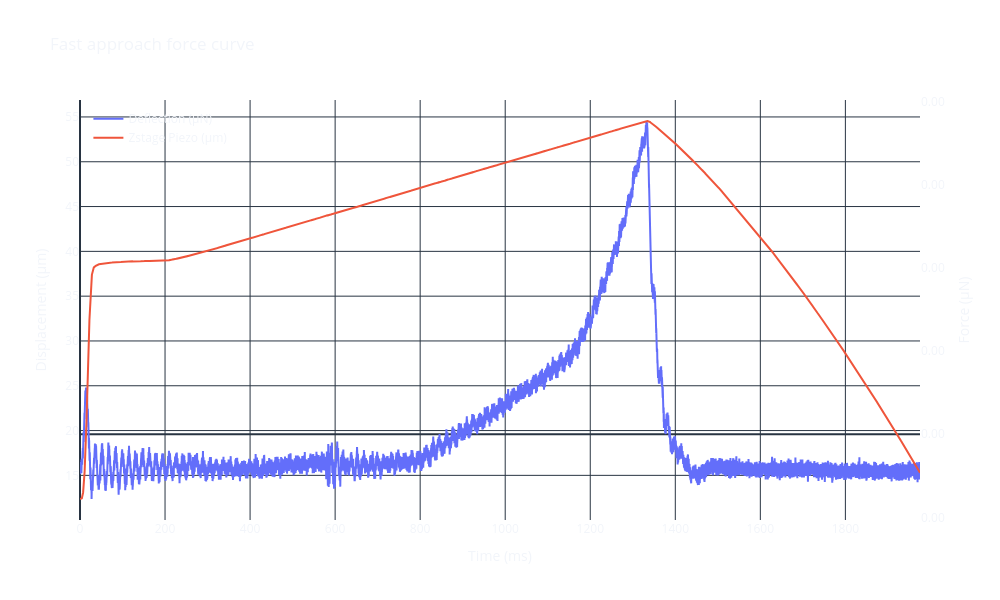

This figure's notebook cell:
### Code cell
import plotly.graph_objects as go
import plotly.io as pio

pio.templates.default = 'plotly_dark'  # or try 'ggplot2', 'seaborn', etc.
print(pio.templates)

fig = go.Figure()

# Plot deflection vs time
fig.add_trace(go.Scatter(
    x=time_s,
    y=deflection_zero_uN,
    mode='lines',
    name='Deflection (µN)',
    yaxis='y1'  # Link to the first y-axis
))

# Plot piezo vs time
fig.add_trace(go.Scatter(
    x=time_s,
    y=piezo_um,
    mode='lines',
    name='Zstage Piezo (µm)',
    yaxis='y2'  # Link to the second y-axis
))

fig.update_layout(
    title='Fast approach force curve',
    xaxis=dict(
        title='Time (ms)',
        showgrid=True  # Remove x-axis grid
    ),
    yaxis=dict(
        title='Force (µN)',
        tickformat='.2f',
        side='right',
        showgrid=False  # Remove y-axis grid
    ),
    yaxis2=dict(
        title='Displacement (µm)',
        overlaying='y',
        side='left',
        showgrid=True  # Remove secondary y-axis grid
    ),
    legend=dict(x=0.01, y=0.99),
    width=1000,
    height=600,
    paper_bgcolor='rgba(0,0,0,0)',  # Transparent background
    plot_bgcolor='rgba(0,0,0,0)'    # Transparent plot area
)

fig.show()

### Figure 1 — Plotly figure (JSON) as saved in the notebook; plotly's stock layout.template omitted (floating-point values rounded to 4 significant figures; data arrays with more than 128 entries replaced by an {"elided": "..."} marker saying what was removed)
{"data": [{"mode": "lines", "name": "Deflection (µN)", "type": "scatter", "x": {"elided": "49388 float values"}, "y": {"elided": "49388 float values"}, "yaxis": "y"}, {"mode": "lines", "name": "Zstage Piezo (µm)", "type": "scatter", "x": {"elided": "49388 float values"}, "y": {"elided": "49388 float values"}, "yaxis": "y2"}], "layout": {"height": 600, "legend": {"x": 0.01, "y": 0.99}, "paper_bgcolor": "rgba(0,0,0,0)", "plot_bgcolor": "rgba(0,0,0,0)", "title": {"text": "Fast approach force curve"}, "width": 1000, "xaxis": {"showgrid": true, "title": {"text": "Time (ms)"}}, "yaxis": {"showgrid": false, "side": "right", "tickformat": ".2f", "title": {"text": "Force (µN)"}}, "yaxis2": {"overlaying": "y", "showgrid": true, "side": "left", "title": {"text": "Displacement (µm)"}}}}
